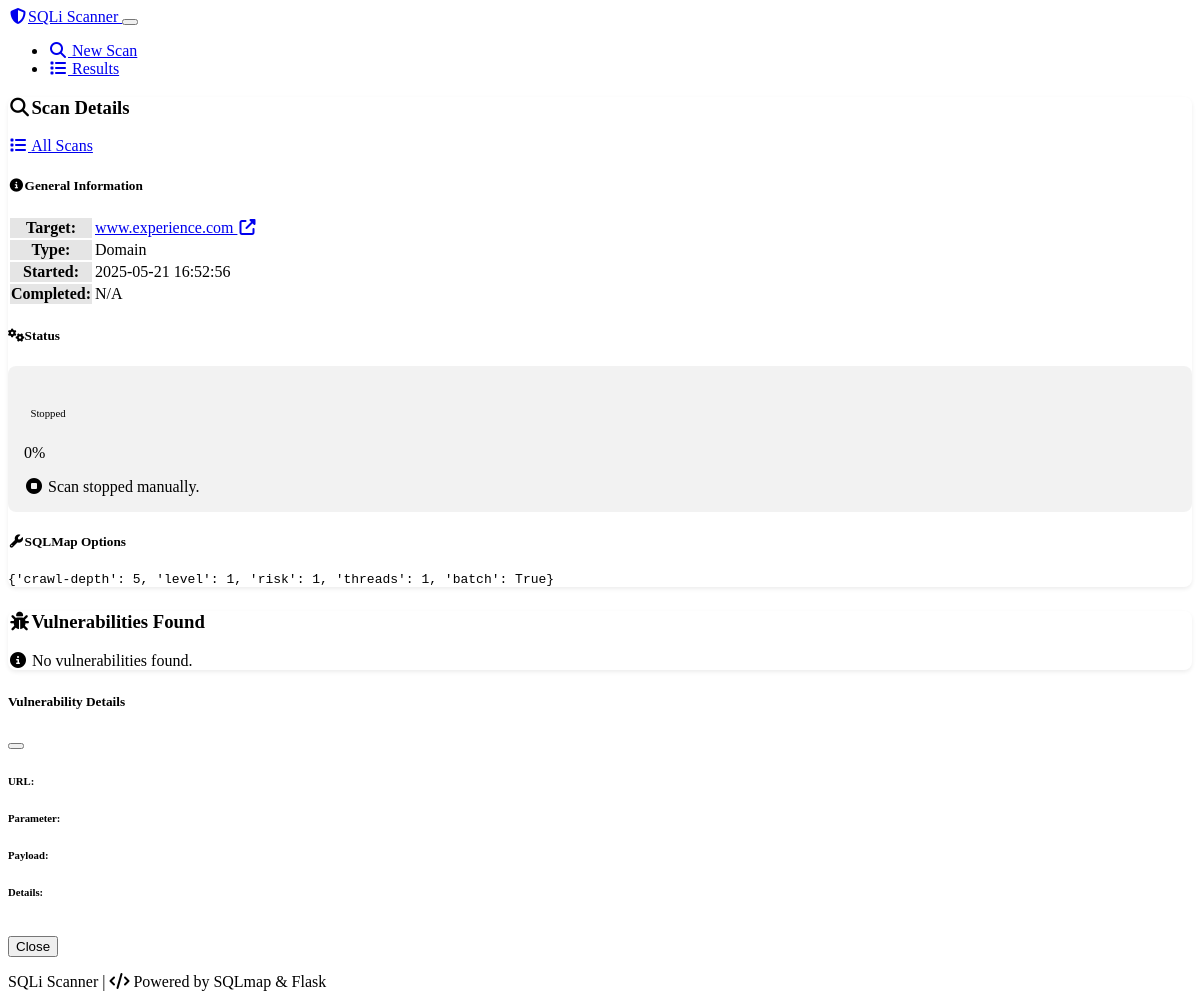
Page /results/1 on the committed database.
### models.py (models this page shows, shortened)
class Scan(db.Model):
    id = db.Column(db.Integer, primary_key=True)
    target = db.Column(db.String(255), nullable=False)  # URL or domain
    target_type = db.Column(db.String(20), nullable=False)  # 'domain' or 'url'
    options = db.Column(db.Text)  # SQLMap options as JSON string
    status = db.Column(db.String(20), default='pending')  # pending, running, completed, failed, stopped
    progress = db.Column(db.Integer, default=0)  # Progress percentage
    current_stage = db.Column(db.String(100))  # Current operation description
    log_file = db.Column(db.String(255))  # Path to log file
    created_at = db.Column(db.DateTime, default=datetime.utcnow)
    started_at = db.Column(db.DateTime)
    completed_at = db.Column(db.DateTime)
    results = db.relationship('ScanResult', backref='scan', lazy=True, cascade="all, delete-orphan")

### app.py (the view)
@app.route('/results/<int:scan_id>')
def results(scan_id):
    scan = Scan.query.get_or_404(scan_id)
    return render_template('results.html', scan=scan)

### templates/results.html (shortened to what this page needs)
{% extends "base.html" %}
{% block content %}
<div class="container">
    {% if scan %}
        <div class="row mb-4">
            <div class="col-md-12">
                <div class="card shadow-sm">
                    <div class="card-header bg-primary text-white d-flex justify-content-between align-items-center">
                        <h3 class="card-title mb-0">
                            <i class="fas fa-search me-2"></i>Scan Details
                        </h3>
                        <div>
                            <a href="{{ url_for('results_list') }}" class="btn btn-sm btn-outline-light">
                                <i class="fas fa-list me-1"></i> All Scans
                            </a>
                        </div>
                    </div>
                    <div class="card-body">
                        <div class="row">
                            <div class="col-md-6">
                                <h5><i class="fas fa-info-circle me-2"></i>General Information</h5>
                                <table class="table table-striped">
                                    <tr>
                                        <th>Target:</th>
                                        <td>
                                            <a href="{{ scan.target if scan.target.startswith('http') else 'http://' + scan.target }}"
                                               target="_blank" rel="noopener noreferrer">
                                                {{ scan.target }}
                                                <i class="fas fa-external-link-alt ms-1 small"></i>
                                            </a>
                                        </td>
                                    </tr>
                                    <tr>
                                        <th>Type:</th>
                                        <td>{{ scan.target_type|capitalize }}</td>
                                    </tr>
                                    <tr>
                                        <th>Started:</th>
                                        <td>{{ scan.created_at.strftime('%Y-%m-%d %H:%M:%S') if scan.created_at else 'N/A' }}</td>
                                    </tr>
                                    <tr>
                                        <th>Completed:</th>
                                        <td>{{ scan.completed_at.strftime('%Y-%m-%d %H:%M:%S') if scan.completed_at else 'N/A' }}</td>
                                    </tr>
                                </table>
                            </div>
                            <div class="col-md-6">
                                <h5><i class="fas fa-cogs me-2"></i>Status</h5>
                                <div class="status-container">
                                    <div class="d-flex justify-content-between align-items-center mb-2">
                                        <h6 id="statusText" class="mb-0">
                                            {% if scan.status == 'pending' %}
                                                <span class="badge bg-secondary">Pending</span>
                                            {% elif scan.status == 'running' %}
                                                <span class="badge bg-primary">Running</span>
                                            {% elif scan.status == 'completed' %}
                                                <span class="badge bg-success">Completed</span>
                                            {% elif scan.status == 'failed' %}
                                                <span class="badge bg-danger">Failed</span>
                                            {% elif scan.status == 'stopped' %}
                                                <span class="badge bg-warning">Stopped</span>
                                            {% endif %}
                                        </h6>
                                        <span id="progressText">{{ scan.progress }}%</span>
                                    </div>
                                    <div class="progress mb-3">
                                    </div>
                                    <div id="currentStage" class="text-muted small">
                                        {% if scan.current_stage %}
                                            <i class="fas fa-spinner fa-spin me-1"></i> {{ scan.current_stage }}
                                        {% else %}
                                            {% if scan.status == 'pending' %}
                                                <i class="fas fa-hourglass-start me-1"></i> Waiting to start...
                                            {% elif scan.status == 'completed' %}
                                                <i class="fas fa-check-circle me-1"></i> Scan completed.
                                            {% elif scan.status == 'failed' %}
                                                <i class="fas fa-times-circle me-1"></i> Scan failed.
                                            {% elif scan.status == 'stopped' %}
                                                <i class="fas fa-stop-circle me-1"></i> Scan stopped manually.
                                            {% endif %}
                                        {% endif %}
                                    </div>
                                </div>
                                <h5 class="mt-4"><i class="fas fa-wrench me-2"></i>SQLMap Options</h5>
                                <div class="options-container">
                                    <pre class="bg-dark text-light p-2 rounded small" style="max-height: 150px; overflow-y: auto;">{{ scan.options }}</pre>
                                </div>
                            </div>
                        </div>
                    </div>
                </div>
            </div>
        </div>
        <div class="row">
            <div class="col-md-12">
                <div class="card shadow-sm">
                    <div class="card-header bg-primary text-white">
                        <h3 class="card-title mb-0">
                            <i class="fas fa-bug me-2"></i>Vulnerabilities Found
                        </h3>
                    </div>
                    <div class="card-body">
                        <div id="resultsContainer">
                            {% if scan.results %}
                                <div class="table-responsive">
                                    <table class="table table-striped table-hover">
                                        <thead>
                                            <tr>
                                                <th>URL</th>
                                                <th>Parameter</th>
                                                <th>Type</th>
                                                <th>Actions</th>
                                            </tr>
                                        </thead>
                                        <tbody>
                                            {% for result in scan.results %}
                                                <tr>
                                                    <td>
                                                        <a href="{{ result.url }}" target="_blank" rel="noopener noreferrer">
                                                            {{ result.url }}
                                                            <i class="fas fa-external-link-alt ms-1 small"></i>
                                                        </a>
                                                    </td>
                                                    <td>{{ result.parameter }}</td>
                                                    <td><span class="badge bg-danger">{{ result.vulnerability_type }}</span></td>
                                                    <td>
                                                        <button class="btn btn-sm btn-info view-details-btn"
                                                                data-result-id="{{ result.id }}"
                                                                data-bs-toggle="modal"
                                                                data-bs-target="#resultDetailsModal"
                                                                data-url="{{ result.url }}"
                                                                data-parameter="{{ result.parameter }}"
                                                                data-payload="{{ result.payload }}"
                                                                data-details="{{ result.details }}">
                                                            <i class="fas fa-eye me-1"></i> Details
                                                        </button>
                                                    </td>
                                                </tr>
                                            {% endfor %}
                                        </tbody>
                                    </table>
                                </div>
                            {% elif scan.status in ['completed', 'stopped'] %}
                                <div class="alert alert-info">
                                    <i class="fas fa-info-circle me-2"></i> No vulnerabilities found.
                                </div>
                            {% else %}
                                <div class="alert alert-secondary">
                                    <i class="fas fa-spinner fa-spin me-2"></i> Scan in progress. Results will appear here.
                                </div>
                            {% endif %}
                        </div>
                    </div>
                </div>
            </div>
        </div>
        <div class="modal fade" id="resultDetailsModal" tabindex="-1" aria-labelledby="resultDetailsModalLabel" aria-hidden="true">
            <div class="modal-dialog modal-lg">
                <div class="modal-content">
                    <div class="modal-header bg-primary text-white">
                        <h5 class="modal-title" id="resultDetailsModalLabel">Vulnerability Details</h5>
                        <button type="button" class="btn-close btn-close-white" data-bs-dismiss="modal" aria-label="Close"></button>
                    </div>
                    <div class="modal-body">
                        <div class="mb-3">
                            <h6>URL:</h6>
                        </div>
                        <div class="mb-3">
                            <h6>Parameter:</h6>
                        </div>
                        <div class="mb-3">
                            <h6>Payload:</h6>
                        </div>
                        <div class="mb-3">
                            <h6>Details:</h6>
                        </div>
                    </div>
                    <div class="modal-footer">
                        <button type="button" class="btn btn-secondary" data-bs-dismiss="modal">Close</button>
                    </div>
                </div>
            </div>
        </div>
    {% endif %}
</div>
{% endblock %}

### static/css/custom.css (style rules this page uses)
.card { border: none; border-radius: 0.5rem; box-shadow: 0 0.125rem 0.25rem rgba(0, 0, 0, 0.075); margin-bottom: 1.5rem; }
.card-header { border-radius: 0.5rem 0.5rem 0 0 !important; font-weight: 500; }
.progress { height: 1rem; border-radius: 0.5rem; }
.table th { background-color: rgba(0, 0, 0, 0.1); font-weight: 600; }
.status-container { padding: 1rem; background-color: rgba(0, 0, 0, 0.05); border-radius: 0.5rem; }
.modal-content { border-radius: 0.5rem; border: none; }
.modal-header { border-radius: 0.5rem 0.5rem 0 0; }
.badge { font-weight: 500; padding: 0.4em 0.6em; }
i.fa, i.fas { width: 1.25em; text-align: center; }
pre { white-space: pre-wrap; word-wrap: break-word; }

### rows in the picture
Scan: target "www.experience.com", target_type "Domain", created_at "2025-05-21 16:52:56", completed_at "N/A", progress "0", options "{'crawl-depth': 5, 'level': 1, 'risk': 1, 'threads': 1, 'batch': True}"
